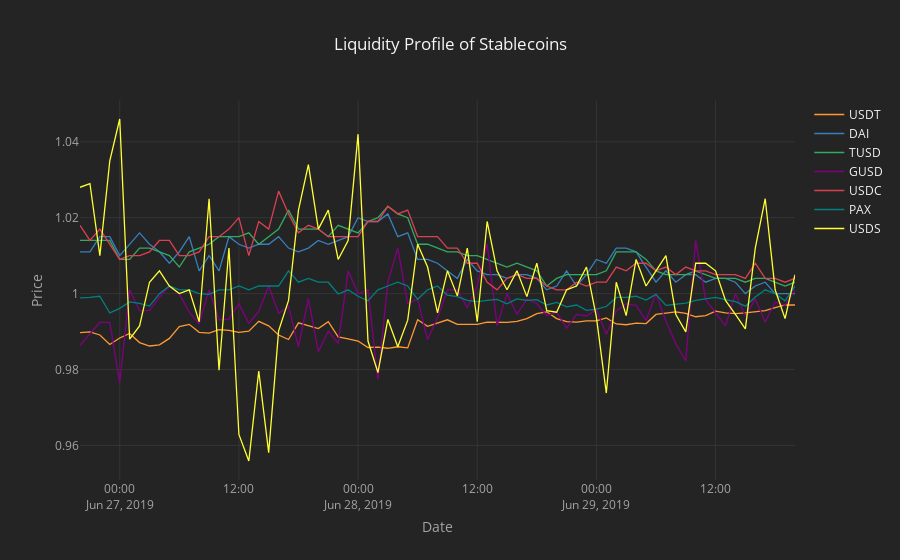

Here is the notebook cell this chart was saved with:
### Code cell
cf.set_config_file(offline=False, world_readable=True, theme='henanigans')
df.iplot(x='time', kind='scatter', xTitle='Date', yTitle='Price', title='Liquidity Profile of Stablecoins')
